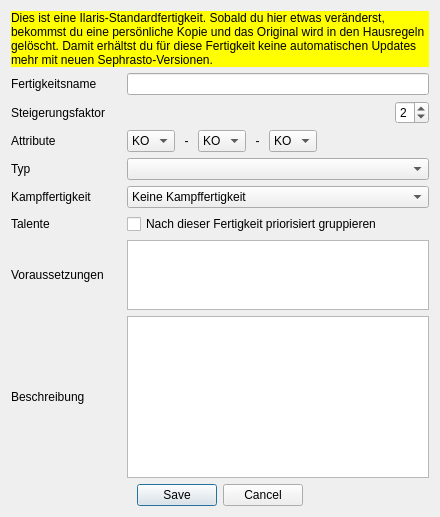
<?xml version="1.0" encoding="UTF-8"?>
<ui version="4.0">
 <class>talentDialog</class>
 <widget class="QDialog" name="talentDialog">
  <property name="windowModality">
   <enum>Qt::ApplicationModal</enum>
  </property>
  <property name="geometry">
   <rect>
    <x>0</x>
    <y>0</y>
    <width>440</width>
    <height>517</height>
   </rect>
  </property>
  <property name="windowTitle">
   <string>Sephrasto - Fertigkeit bearbeiten...</string>
  </property>
  <layout class="QGridLayout" name="gridLayout_2">
   <item row="1" column="0">
    <widget class="QDialogButtonBox" name="buttonBox">
     <property name="orientation">
      <enum>Qt::Horizontal</enum>
     </property>
     <property name="standardButtons">
      <set>QDialogButtonBox::Cancel|QDialogButtonBox::Save</set>
     </property>
     <property name="centerButtons">
      <bool>true</bool>
     </property>
    </widget>
   </item>
   <item row="0" column="0">
    <layout class="QGridLayout" name="gridLayout">
     <item row="7" column="0">
      <widget class="QLabel" name="labelVoraussetzungen">
       <property name="text">
        <string>Voraussetzungen</string>
       </property>
      </widget>
     </item>
     <item row="1" column="0">
      <widget class="QLabel" name="label">
       <property name="text">
        <string>Fertigkeitsname</string>
       </property>
      </widget>
     </item>
     <item row="3" column="0">
      <widget class="QLabel" name="label_3">
       <property name="text">
        <string>Attribute</string>
       </property>
      </widget>
     </item>
     <item row="6" column="0">
      <widget class="QLabel" name="labelGruppieren">
       <property name="text">
        <string>Talente</string>
       </property>
      </widget>
     </item>
     <item row="3" column="1">
      <layout class="QHBoxLayout" name="horizontalLayout">
       <item>
        <widget class="QComboBox" name="comboAttribut1">
         <property name="minimumSize">
          <size>
           <width>45</width>
           <height>0</height>
          </size>
         </property>
         <item>
          <property name="text">
           <string>KO</string>
          </property>
         </item>
         <item>
          <property name="text">
           <string>MU</string>
          </property>
         </item>
         <item>
          <property name="text">
           <string>GE</string>
          </property>
         </item>
         <item>
          <property name="text">
           <string>KK</string>
          </property>
         </item>
         <item>
          <property name="text">
           <string>IN</string>
          </property>
         </item>
         <item>
          <property name="text">
           <string>KL</string>
          </property>
         </item>
         <item>
          <property name="text">
           <string>CH</string>
          </property>
         </item>
         <item>
          <property name="text">
           <string>FF</string>
          </property>
         </item>
        </widget>
       </item>
       <item>
        <widget class="QLabel" name="label_6">
         <property name="text">
          <string> - </string>
         </property>
         <property name="alignment">
          <set>Qt::AlignCenter</set>
         </property>
        </widget>
       </item>
       <item>
        <widget class="QComboBox" name="comboAttribut2">
         <property name="minimumSize">
          <size>
           <width>45</width>
           <height>0</height>
          </size>
         </property>
         <item>
          <property name="text">
           <string>KO</string>
          </property>
         </item>
         <item>
          <property name="text">
           <string>MU</string>
          </property>
         </item>
         <item>
          <property name="text">
           <string>GE</string>
          </property>
         </item>
         <item>
          <property name="text">
           <string>KK</string>
          </property>
         </item>
         <item>
          <property name="text">
           <string>IN</string>
          </property>
         </item>
         <item>
          <property name="text">
           <string>KL</string>
          </property>
         </item>
         <item>
          <property name="text">
           <string>CH</string>
          </property>
         </item>
         <item>
          <property name="text">
           <string>FF</string>
          </property>
         </item>
        </widget>
       </item>
       <item>
        <widget class="QLabel" name="label_7">
         <property name="text">
          <string> - </string>
         </property>
         <property name="alignment">
          <set>Qt::AlignCenter</set>
         </property>
        </widget>
       </item>
       <item>
        <widget class="QComboBox" name="comboAttribut3">
         <property name="minimumSize">
          <size>
           <width>45</width>
           <height>0</height>
          </size>
         </property>
         <item>
          <property name="text">
           <string>KO</string>
          </property>
         </item>
         <item>
          <property name="text">
           <string>MU</string>
          </property>
         </item>
         <item>
          <property name="text">
           <string>GE</string>
          </property>
         </item>
         <item>
          <property name="text">
           <string>KK</string>
          </property>
         </item>
         <item>
          <property name="text">
           <string>IN</string>
          </property>
         </item>
         <item>
          <property name="text">
           <string>KL</string>
          </property>
         </item>
         <item>
          <property name="text">
           <string>CH</string>
          </property>
         </item>
         <item>
          <property name="text">
           <string>FF</string>
          </property>
         </item>
        </widget>
       </item>
       <item>
        <spacer name="horizontalSpacer_3">
         <property name="orientation">
          <enum>Qt::Horizontal</enum>
         </property>
         <property name="sizeHint" stdset="0">
          <size>
           <width>40</width>
           <height>20</height>
          </size>
         </property>
        </spacer>
       </item>
      </layout>
     </item>
     <item row="1" column="1">
      <widget class="QLineEdit" name="nameEdit"/>
     </item>
     <item row="8" column="0">
      <widget class="QLabel" name="label_5">
       <property name="text">
        <string>Beschreibung</string>
       </property>
      </widget>
     </item>
     <item row="4" column="0">
      <widget class="QLabel" name="label_12">
       <property name="minimumSize">
        <size>
         <width>110</width>
         <height>0</height>
        </size>
       </property>
       <property name="text">
        <string>Typ</string>
       </property>
      </widget>
     </item>
     <item row="0" column="0" colspan="2">
      <widget class="QLabel" name="warning">
       <property name="visible">
        <bool>false</bool>
       </property>
       <property name="styleSheet">
        <string notr="true">background-color: rgb(255, 255, 0); color: black;</string>
       </property>
       <property name="text">
        <string>&lt;html&gt;&lt;head/&gt;&lt;body&gt;&lt;p&gt;Dies ist eine Ilaris-Standardfertigkeit. Sobald du hier etwas veränderst, bekommst du eine persönliche Kopie und das Original wird in den Hausregeln gelöscht. Damit erhältst du für diese Fertigkeit keine automatischen Updates mehr mit neuen Sephrasto-Versionen.&lt;/p&gt;&lt;/body&gt;&lt;/html&gt;</string>
       </property>
       <property name="wordWrap">
        <bool>true</bool>
       </property>
      </widget>
     </item>
     <item row="8" column="1">
      <widget class="QPlainTextEdit" name="textEdit">
       <property name="sizePolicy">
        <sizepolicy hsizetype="Expanding" vsizetype="MinimumExpanding">
         <horstretch>0</horstretch>
         <verstretch>0</verstretch>
        </sizepolicy>
       </property>
      </widget>
     </item>
     <item row="5" column="0">
      <widget class="QLabel" name="labelKampffertigkeit">
       <property name="text">
        <string>Kampffertigkeit</string>
       </property>
      </widget>
     </item>
     <item row="2" column="1">
      <layout class="QHBoxLayout" name="horizontalLayout_2">
       <item>
        <spacer name="horizontalSpacer_2">
         <property name="orientation">
          <enum>Qt::Horizontal</enum>
         </property>
         <property name="sizeHint" stdset="0">
          <size>
           <width>40</width>
           <height>20</height>
          </size>
         </property>
        </spacer>
       </item>
       <item>
        <widget class="QSpinBox" name="steigerungsfaktorEdit">
         <property name="suffix">
          <string/>
         </property>
         <property name="minimum">
          <number>1</number>
         </property>
         <property name="maximum">
          <number>4</number>
         </property>
         <property name="singleStep">
          <number>1</number>
         </property>
         <property name="value">
          <number>2</number>
         </property>
        </widget>
       </item>
      </layout>
     </item>
     <item row="7" column="1">
      <widget class="QPlainTextEdit" name="voraussetzungenEdit"/>
     </item>
     <item row="6" column="1">
      <widget class="QCheckBox" name="checkGruppieren">
       <property name="toolTip">
        <string>&lt;html&gt;&lt;head/&gt;&lt;body&gt;&lt;p&gt;Talente werden grundsätzlich nach Fertigkeitstyp gruppiert. Mit dieser Option werden sie zusätzlich noch nach dem Namen der Fertigkeit gruppiert. Bei Talenten mit mehreren Fertigkeiten werden bei der Gruppierung außerdem Fertigkeiten mit dieser Option priorisiert.&lt;/p&gt;&lt;/body&gt;&lt;/html&gt;</string>
       </property>
       <property name="text">
        <string>Nach dieser Fertigkeit priorisiert gruppieren</string>
       </property>
      </widget>
     </item>
     <item row="5" column="1">
      <widget class="QComboBox" name="comboKampffertigkeit">
       <property name="toolTip">
        <string>Nahkampf- und Sonstige Kampffertigkeiten stehen bei Waffen zur Auswahl. Nahkampffertigkeiten werden gegebenenfalls nach einem abweichenden Steigerungsfaktor berechnet.</string>
       </property>
       <item>
        <property name="text">
         <string>Keine Kampffertigkeit</string>
        </property>
       </item>
       <item>
        <property name="text">
         <string>Nahkampffertigkeit</string>
        </property>
       </item>
       <item>
        <property name="text">
         <string>Sonstige Kampffertigkeit</string>
        </property>
       </item>
      </widget>
     </item>
     <item row="2" column="0">
      <widget class="QLabel" name="label_2">
       <property name="minimumSize">
        <size>
         <width>110</width>
         <height>0</height>
        </size>
       </property>
       <property name="text">
        <string>Steigerungsfaktor</string>
       </property>
      </widget>
     </item>
     <item row="4" column="1">
      <widget class="QComboBox" name="comboTyp">
       <property name="toolTip">
        <string>Fertigkeiten werden nach diesem Typ gruppiert und dann alphabetisch sortiert.</string>
       </property>
      </widget>
     </item>
    </layout>
   </item>
  </layout>
 </widget>
 <tabstops>
  <tabstop>nameEdit</tabstop>
  <tabstop>steigerungsfaktorEdit</tabstop>
  <tabstop>comboAttribut1</tabstop>
  <tabstop>comboAttribut2</tabstop>
  <tabstop>comboAttribut3</tabstop>
  <tabstop>comboTyp</tabstop>
  <tabstop>comboKampffertigkeit</tabstop>
  <tabstop>checkGruppieren</tabstop>
  <tabstop>voraussetzungenEdit</tabstop>
  <tabstop>textEdit</tabstop>
 </tabstops>
 <resources/>
 <connections>
  <connection>
   <sender>buttonBox</sender>
   <signal>accepted()</signal>
   <receiver>talentDialog</receiver>
   <slot>accept()</slot>
   <hints>
    <hint type="sourcelabel">
     <x>228</x>
     <y>285</y>
    </hint>
    <hint type="destinationlabel">
     <x>157</x>
     <y>274</y>
    </hint>
   </hints>
  </connection>
  <connection>
   <sender>buttonBox</sender>
   <signal>rejected()</signal>
   <receiver>talentDialog</receiver>
   <slot>reject()</slot>
   <hints>
    <hint type="sourcelabel">
     <x>296</x>
     <y>291</y>
    </hint>
    <hint type="destinationlabel">
     <x>286</x>
     <y>274</y>
    </hint>
   </hints>
  </connection>
 </connections>
</ui>
